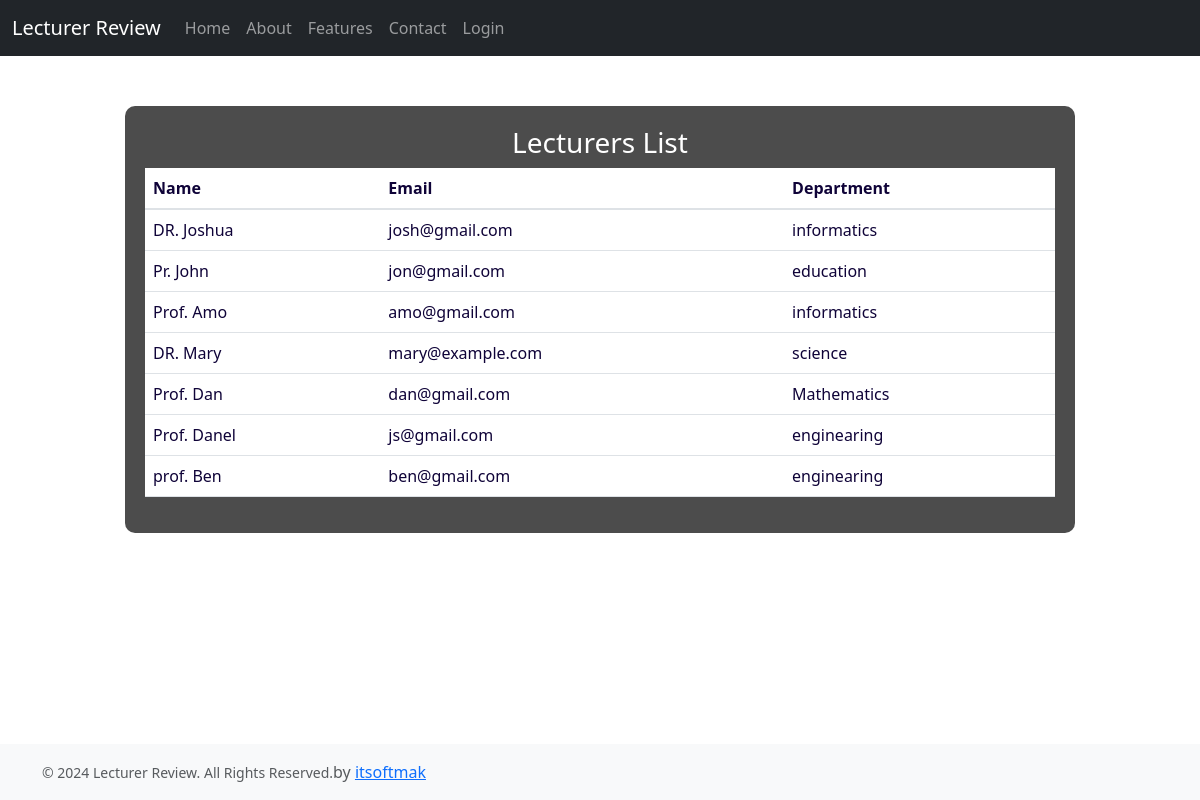
The page /lecturer_list on the database its author committed.
### students/models.py (models this page shows, shortened)
class Lecturer(models.Model):
    name = models.CharField(max_length=100)
    email = models.EmailField()
    department = models.CharField(max_length=100)

### students/views.py (the view)
# urls.py: path("lecturer_list", lecturer_list, name="lecturer_list"),
def lecturer_list(request):
    lecturers = Lecturer.objects.all()
    context = {
        'lecturers': lecturers
    }
    return render(request, 'lecturer_list.html', context)

### students/context_processors.py (called while the page is built)
def lecturers(request):
    return {'lecturers': Lecturer.objects.all()}

### students/templates/lecturer_list.html (shortened to what this page needs)
{% extends 'base.html' %}
{% block main %}
<div class="container">
  <div class="row justify-content-center">
    <div class="col-md-10 content">
      <h3 class="text-center">Lecturers List</h3>
      <table class="table table-hover">
        <thead>
          <tr>
            <th scope="col">Name</th>
            <th scope="col">Email</th>
            <th scope="col">Department</th>
          </tr>
        </thead>
        <tbody>
          {% for lecturer in lecturers %}
          <tr>
            <td>{{ lecturer.name }}</td>
            <td>{{ lecturer.email }}</td>
            <td>{{ lecturer.department }}</td>
          </tr>
          {% endfor %}
        </tbody>
      </table>
    </div>
  </div>
</div>
{% endblock %}

### students/templates/base.html (style rules this page uses)
body { background-color: #090225; color: white; }
body { padding-top: 56px; }

### students/templates/lecturer_list.html (style rules this page uses)
body { background: url('https://cdn.dribbble.com/users/2444494/screenshots/6993792/_haracter__lecturer_.gif') no-repeat center center fixed; background-size: cover; color: #fff; }
.content { background: rgba(0, 0, 0, 0.7); padding: 20px; border-radius: 10px; margin-top: 50px; }
.table th, .table td { color: #0f0338; }
.table thead th { border-bottom: 2px solid #dee2e6; }

### rows shown on the page
Lecturer: name "DR. Joshua", email "josh@gmail.com", department "informatics"
Lecturer: name "Pr. John", email "jon@gmail.com", department "education"
Lecturer: name "Prof. Amo", email "amo@gmail.com", department "informatics"
Lecturer: name "DR. Mary", email "mary@example.com", department "science"
Lecturer: name "Prof. Dan", email "dan@gmail.com", department "Mathematics"
Lecturer: name "Prof. Danel", email "js@gmail.com", department "enginearing"
Lecturer: name "prof. Ben", email "ben@gmail.com", department "enginearing"
